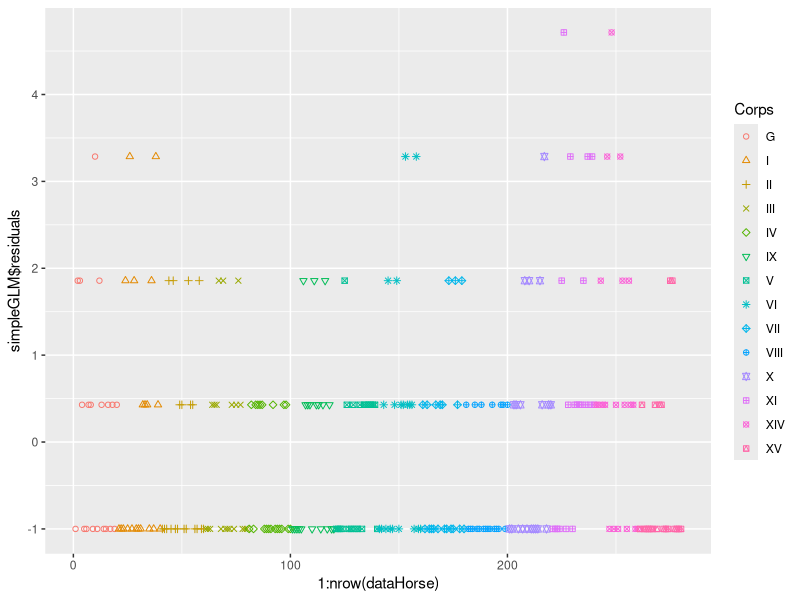

Source code (R): (Note: this script raises an error after producing the figure.)
library(ggplot2)
dataHorse <- read.table("PrussianArmy.dat", header=FALSE )

dataHorse <- dataHorse[order( dataHorse$V2 ),]

names(dataHorse) <- c("Year", "Corps", "V3" )

simpleGLM <- glm( formula= V3 ~ 1, family=poisson, data=dataHorse )

print( summary( simpleGLM ) )

print( exp(simpleGLM$coefficients[1] ) )

pdf("plot.pdf")

pot <-  ggplot( dataHorse, aes( x = 1:nrow(dataHorse), y = simpleGLM$residuals))
pot + geom_point( aes(color = Corps, shape = Corps )) + scale_shape_manual( values = 1:14 )

dev.off()

lvl <- levels( dataHorse$Corps )
year <- unique( dataHorse$Year)

dummyData <- matrix(0, nrow = nrow(dataHorse), ncol = (length(lvl)+length(year)-1))

dummyData[,1] <- dataHorse[,3]

for( i in 2:length(lvl )){
    dummyData[,i] <- as.integer(dataHorse[,2] == lvl[i] )
}

for (i in 2:length(year)){
    dummyData[,length(lvl)+i-1] <- as.integer( dataHorse[,1] == year[i] )
}

complexGLM <- glm( formula=X1~., family=poisson, data=data.frame(dummyData) )

print( summary( complexGLM ) )


pValue <- pchisq( 2*(logLik(complexGLM) - logLik(simpleGLM )), df = 32,lower.tail = FALSE )
print( pValue )
